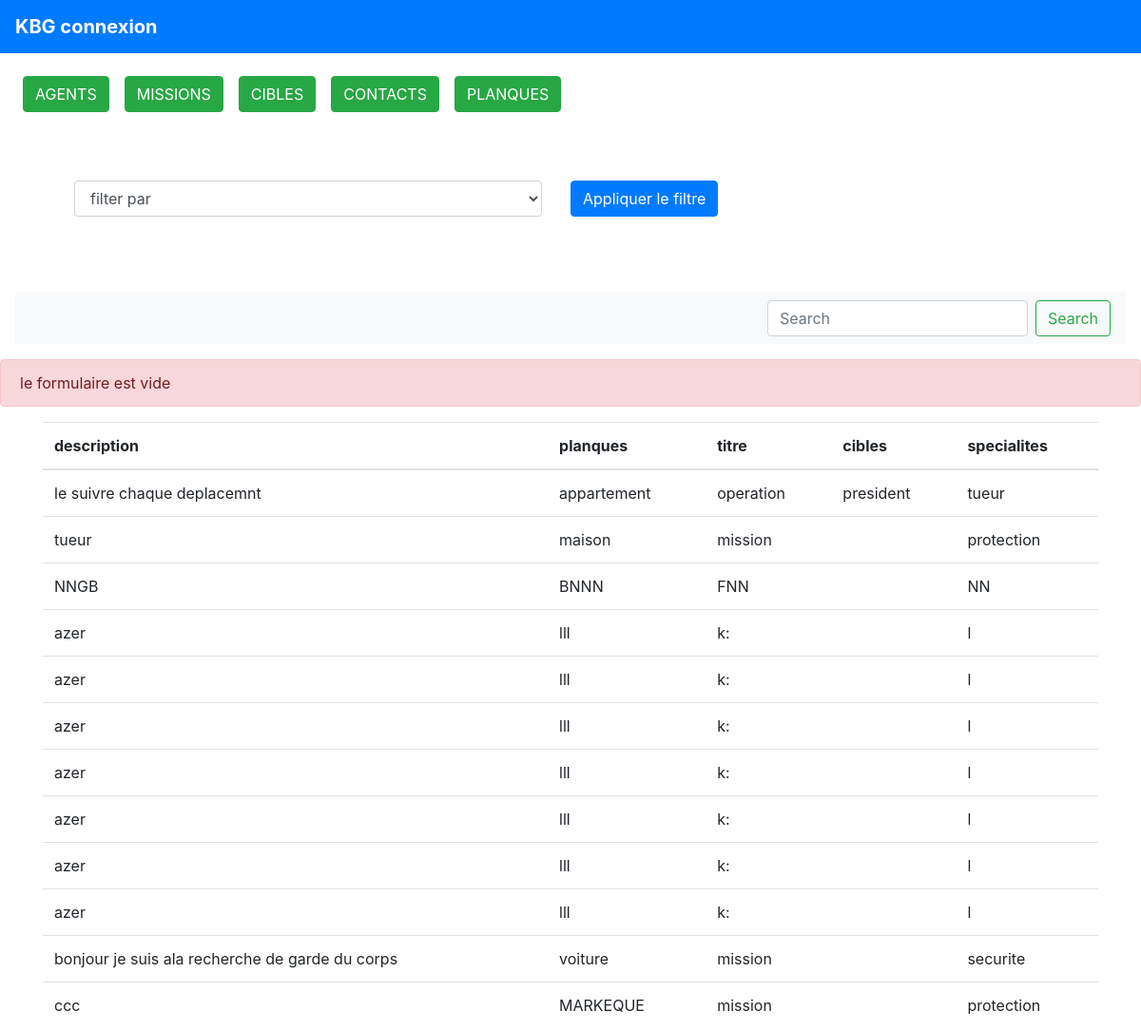
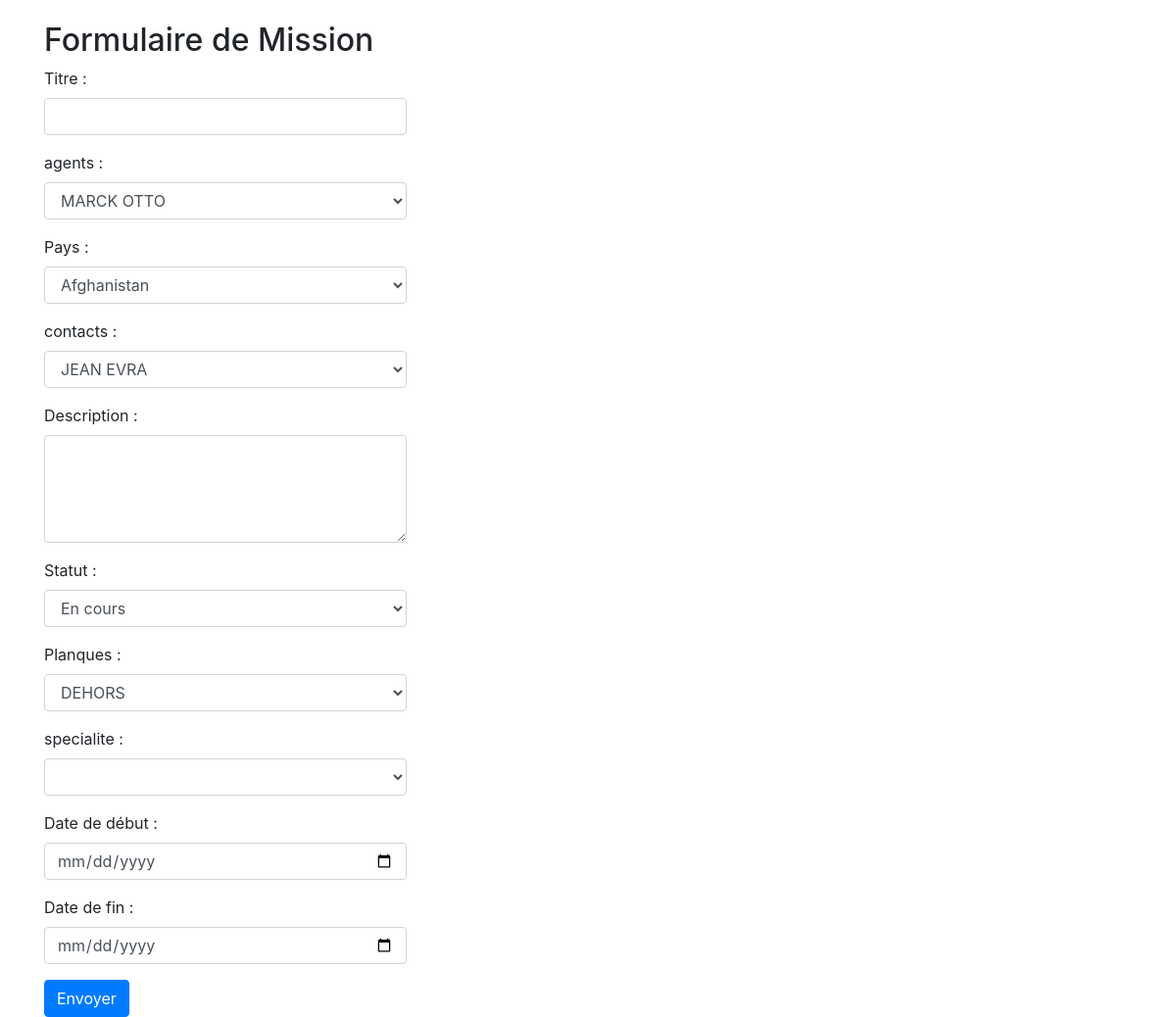
Screenshot of /views/missions.php (signed in) with the database file from the repository (2 pictures, top to bottom).
### tables this page shows
CREATE TABLE `missions` (
  `id` int(11) NOT NULL,
  `titre` text NOT NULL,
  `pays` text NOT NULL,
  `agents` text NOT NULL,
  `contacts` text NOT NULL,
  `cibles` text NOT NULL,
  `descript` text NOT NULL,
  `statut` text NOT NULL,
  `planques` text NOT NULL,
  `specialite` text NOT NULL,
  `date_debut` varchar(255) NOT NULL,
  `date_fin` varchar(255) NOT NULL
);

### API/get_missions.php (called while the page is built)
<?php
require('../database/sql.php') ;
$get_missions = "SELECT * FROM missions";
$resultaMissions = $db->prepare($get_missions);
$resultaMissions->execute() ;
$missionss = $resultaMissions->fetchAll (PDO::FETCH_ASSOC) ;
?>

### API/get_agents.php (called while the page is built, shortened)
<?php
require('../database/sql.php') ;
$sql1= 'SELECT nom , prenom FROM `agents` ';
$getAgent= $db->prepare($sql1) ;
$getAgentName= $db->prepare($sql1) ;
$getAgent->execute() ;
$getAgentName->execute() ;
$articles= $getAgent->fetchAll (PDO::FETCH_ASSOC) ;
$agents_name = $getAgentName->fetchAll (PDO::FETCH_ASSOC) ;
?>

### API/get_pays.php (called while the page is built)
<?php
require('../database/sql.php') ;
$get_pays = "SELECT * FROM pays";
$resultaPays = $db->prepare($get_pays);
$resultaPays->execute() ;
$pays = $resultaPays->fetchAll (PDO::FETCH_ASSOC) ;
?>

### API/get_contact.php (called while the page is built, shortened)
<?php
require('../database/sql.php') ;
if(isset($_GET['page']) && !empty($_GET['page'])){
    $currentPage = (int) strip_tags($_GET['page']);
  }else{
    $currentPage = 1;
  }
$parPage= 2 ;
$selectAarticle = 'SELECT * FROM `contacts` LIMIT :premier, :parpage' ;
$premier = ($currentPage * $parPage) - $parPage ;
$data = $db->prepare($selectAarticle);
$data->bindValue(':premier', $premier, PDO::PARAM_INT);
$data->bindValue(':parpage', $parPage, PDO::PARAM_INT);
$data->execute() ;
$a =$data->fetchAll(PDO::FETCH_ASSOC) ;
$sqlGetContact = 'SELECT * FROM `contacts` ';
$getContact = $db->prepare($sqlGetContact) ;
$getContact->execute() ;
$contact_name = $getContact->fetchAll (PDO::FETCH_ASSOC) ;
?>

### API/get_planque.php (called while the page is built, shortened)
<?php
require('../database/sql.php') ;
if(isset($_GET['page']) && !empty($_GET['page'])){
    $currentPage = (int) strip_tags($_GET['page']);
  }else{
    $currentPage = 1;
  }
$parPage= 2 ;
$selectAarticle = 'SELECT * FROM `planques` LIMIT :premier, :parpage' ;
$premier = ($currentPage * $parPage) - $parPage ;
$data = $db->prepare($selectAarticle);
$data->bindValue(':premier', $premier, PDO::PARAM_INT);
$data->bindValue(':parpage', $parPage, PDO::PARAM_INT);
$data->execute() ;
$rows =$data->fetchAll(PDO::FETCH_ASSOC) ;
$sql= 'SELECT * FROM `planques` ';
$get_planques= $db->prepare($sql) ;
$get_planques->execute() ;
$getPlanques= $get_planques->fetchAll (PDO::FETCH_ASSOC) ;
?>

### views/missions.php (the view, shortened to what this page needs)
<?php
 require ('../composants/start.php') ;
 require ('../composants/header.php') ;
 require ('../composants/navigation.php') ;
require('../API/get_planque.php') ;
require('../API/get_titre.php') ;
require('../API/get_agents.php') ;
require('../API/get_contact.php');
require('../API/get_pays.php');
require('../API/get_specialite.php');
require('../API/get_missions.php');
require('../API/get_recheche.php')
?>
<div class="container">
 <table class="table mb-4">
<thead>
    <tr>
        <th scope="col">description</th>
        <th scope="col">planques</th>
        <th scope="col">titre</th>
        <th scope="col">cibles</th>
        <th scope="col">specialites </th>
    </tr>
</thead> <tbody>
<?php
  if (!empty ($_POST['Search'])) {
    if($RESULT_cherche==true ){
        foreach ($res as $line) {
            echo  '<tr>
                        <td>'.$line['descript'].'</td>
                        <td>'.$line['planques'].'</td>
                        <td>'.$line['titre'].'</td>
                        <td>'.$line['cibles'].'</td>
                        <td>'.$line['specialite'].'</td>
                </tr>';
        }
    }
   else {
     ?>
    <script language="javascript" type="text/javascript">
       window.location="./missions.php";
</script>
     <?php
   }
  }
  else {
    foreach ($missionss as $value){
                echo '<tr>
                <td>'.$value['descript'].'</td>
                <td>'.$value['planques'].'</td>
                <td>'.$value['titre'].'</td>
                <td>'.$value['cibles'].'</td>
                <td>'.$value['specialite'].'</td>
              </tr>';
                 }
}
?>
            </tbody>
 </table>
    <h2>Formulaire de Mission</h2>
    <form method="post" action="../API/missions_connect.php">
        <div class="form-group  ">
            <label for="titre">Titre :</label>
            <input type="text" class="form-control col-md-4 mb-3" id="titre" name="titre">
        </div>
        <div class="form-group">
            <label for="agents">agents :</label>
            <select class="form-control col-md-4 mb-3" id="agents" name="agents">
            <?php
                foreach ($agents_name as $valeur) {
                  echo '<option value='.$valeur['nom'].'>'.$valeur['nom'].' '.$valeur['prenom'].'</option>' ;
                }
               ?>
            </select>
        </div>
        <div class="form-group">
            <label for="pays">Pays :</label>
            <select class="form-control col-md-4 mb-3" id="pays" name="pays">
            <?php
                foreach ($pays as $valePpays) {
                  echo '<option value='.$valePpays['nom_fr_fr'].'> '.$valePpays['nom_fr_fr'].' </option>' ;
                }
               ?>
            </select>
        </div>
        <div class="form-group">
            <label for="contact">contacts :</label>
            <select class="form-control col-md-4 mb-3" id="contacts" name="contacts">
            <?php
                foreach ($contact_name as $vale) {
                  echo '<option value='.$vale['nom'].'> '.$vale['nom'].' '.$vale['prenom'].'</option>' ;
                }
               ?>
            </select>
        </div>
        <div class="form-group">
            <label for="descript">Description :</label>
            <textarea class="form-control col-md-4 mb-3" id="descript" name="descript" rows="4"></textarea>
        </div>
        <div class="form-group">
            <label for="statut">Statut :</label>
            <select class="form-control col-md-4 mb-3" id="statut" name="statut">
                <option value="en_cours">En cours</option>
            </select>
        </div>
        <div class="form-group">
            <label for="planques">Planques :</label>
            <select class="form-control col-md-4 mb-3" id="planques" name="planques">
                <?php
                foreach ($getPlanques as $val) {
                    echo '<option value='.$val['type'].'> '.$val['type'].'</option>' ;
                  }
               ?>
            </select>
        </div>
        <div class="form-group">
            <label for="specialite"> specialite :</label>
            <select class="form-control col-md-4 mb-3" id="specialite" name="specialite">
            </select>
        </div>
        <div class="form-group">
            <label for="date_debut">Date de début :</label>
            <input type="date" class="form-control col-md-4 mb-3" id="date_debut" name="date_debut">
        </div>
        <div class="form-group">
            <label for="date_fin">Date de fin :</label>
            <input type="date" class="form-control col-md-4 mb-3" id="date_fin" name="date_fin">
        </div>
        <button type="submit" class="btn btn-primary ">Envoyer</button>
    </form>
</div>
</body>
</html>
</body>
</html>

### rows the page displays
missions: descript "le suivre chaque deplacemnt", planques "appartement", titre "operation", cibles "president", specialite "tueur"
missions: descript "tueur", planques "maison", titre "mission", specialite "protection"
missions: descript "NNGB", planques "BNNN", titre "FNN", specialite "NN"
missions: descript "azer", planques "lll", titre "k:", specialite "l"
missions: descript "azer", planques "lll", titre "k:", specialite "l"
missions: descript "azer", planques "lll", titre "k:", specialite "l"
missions: descript "azer", planques "lll", titre "k:", specialite "l"
missions: descript "azer", planques "lll", titre "k:", specialite "l"
missions: descript "azer", planques "lll", titre "k:", specialite "l"
missions: descript "azer", planques "lll", titre "k:", specialite "l"
missions: descript "bonjour je suis ala recherche de garde du corps", planques "voiture", titre "mission", specialite "securite"
missions: descript "ccc", planques "MARKEQUE", titre "mission", specialite "protection"

### other values shown
form field agents "MARCK OTTO"
form field pays "Afghanistan"
form field contacts "JEAN EVRA"
form field planques "DEHORS"
